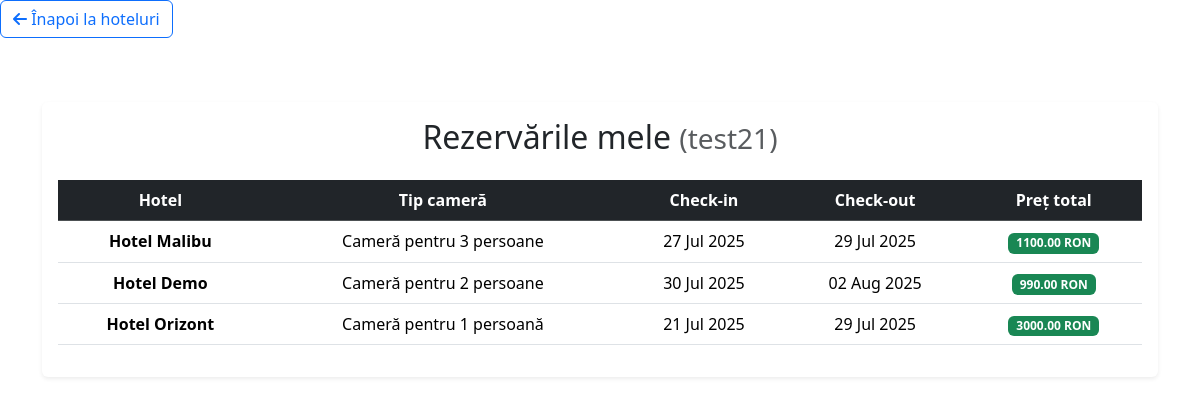
Screenshot of /booking/my-reservations/ (signed in) with the database file from the repository.
### booking/models/user.py (models this page shows)
class CustomUser(AbstractUser):
    age = models.PositiveIntegerField(null=True, blank=True)
    profession = models.CharField(max_length=100, blank=True)

### booking/models/reservation.py (models this page shows, shortened)
class Reservation(models.Model):
    user = models.ForeignKey(settings.AUTH_USER_MODEL, on_delete=models.CASCADE)
    hotel = models.ForeignKey(Hotel, on_delete=models.CASCADE)
    room_type = models.CharField(max_length=3, choices=Hotel.HOTEL_TYPES, editable=False)
    start_date = models.DateField()
    end_date = models.DateField()
    total_price = models.DecimalField(max_digits=8, decimal_places=2, blank=True, null=True)

### booking/models/hotel.py (models this page shows, shortened)
class Hotel(models.Model):
    HOTEL_TYPES = [
        ('1P', 'Cameră pentru 1 persoană'),
        ('2P', 'Cameră pentru 2 persoane'),
        ('3P', 'Cameră pentru 3 persoane'),
        ('APT', 'Apartament'),
    ]
    name = models.CharField(max_length=100)
    location = models.CharField(max_length=100)
    description = models.TextField()
    available_types = models.CharField(max_length=3, choices=HOTEL_TYPES)
    price_per_night = models.DecimalField(max_digits=7, decimal_places=2)
    is_active = models.BooleanField(default=True)

### booking/views/reservation_views.py (the view)
# urls.py: path("my-reservations/", views.my_reservations_view, name="my_reservations"),
@login_required
def my_reservations_view(request):
    reservations = Reservation.objects.filter(user=request.user).select_related('hotel')
    return render(request, 'booking/my_reservations.html', {
        'reservations': reservations,
        'today': date.today(),
    })

### booking/templates/booking/my_reservations.html (shortened to what this page needs)
{% load static %}
<!DOCTYPE html>
<html lang="ro">
<head>
        <a href="{% url 'hotels' %}" class="btn btn-outline-primary mb-3">
            <i class="fas fa-arrow-left"></i> Înapoi la hoteluri
        </a>
    <link href="https://cdn.jsdelivr.net/npm/bootstrap@5.3.3/dist/css/bootstrap.min.css" rel="stylesheet">
    <link href="https://cdnjs.cloudflare.com/ajax/libs/font-awesome/6.5.0/css/all.min.css" rel="stylesheet">
</head>
<body>
    <div class="container mt-5">
        <div class="card shadow-sm border-0">
            <div class="card-body">
                <h2 class="mb-4 text-center">Rezervările mele <small class="text-muted">({{ request.user.username }})</small></h2>
                {% if reservations %}
                    <div class="table-responsive">
                        <table class="table table-hover align-middle text-center">
                            <thead class="table-dark">
                                <tr>
                                    <th>Hotel</th>
                                    <th>Tip cameră</th>
                                    <th>Check-in</th>
                                    <th>Check-out</th>
                                    <th>Preț total</th>
                                </tr>
                            </thead>
                            <tbody>
                                {% for r in reservations %}
                                <tr>
                                    <td><strong>{{ r.hotel.name }}</strong></td>
                                    <td>{{ r.get_room_type_display }}</td>
                                    <td>{{ r.start_date|date:"d M Y" }}</td>
                                    <td>{{ r.end_date|date:"d M Y" }}</td>
                                    <td>
                                        <span class="badge bg-success">{{ r.total_price }} RON</span><br>
                                    </td>
                                </tr>
                                {% endfor %}
                            </tbody>
                        </table>
                    </div>
                {% else %}
                    <div class="alert alert-info text-center">
                        Nu ai nicio rezervare momentan.
                    </div>
                {% endif %}
            </div>
        </div>
    </div>
</body>
</html>

### rows the page displays
CustomUser: user.username "test21"
Reservation: hotel.name "Hotel Malibu", room_type "Cameră pentru 3 persoane", start_date "27 Jul 2025", end_date "29 Jul 2025", total_price "1100.00"
Reservation: hotel.name "Hotel Demo", room_type "Cameră pentru 2 persoane", start_date "30 Jul 2025", end_date "02 Aug 2025", total_price "990.00"
Reservation: hotel.name "Hotel Orizont", room_type "Cameră pentru 1 persoană", start_date "21 Jul 2025", end_date "29 Jul 2025", total_price "3000.00"
